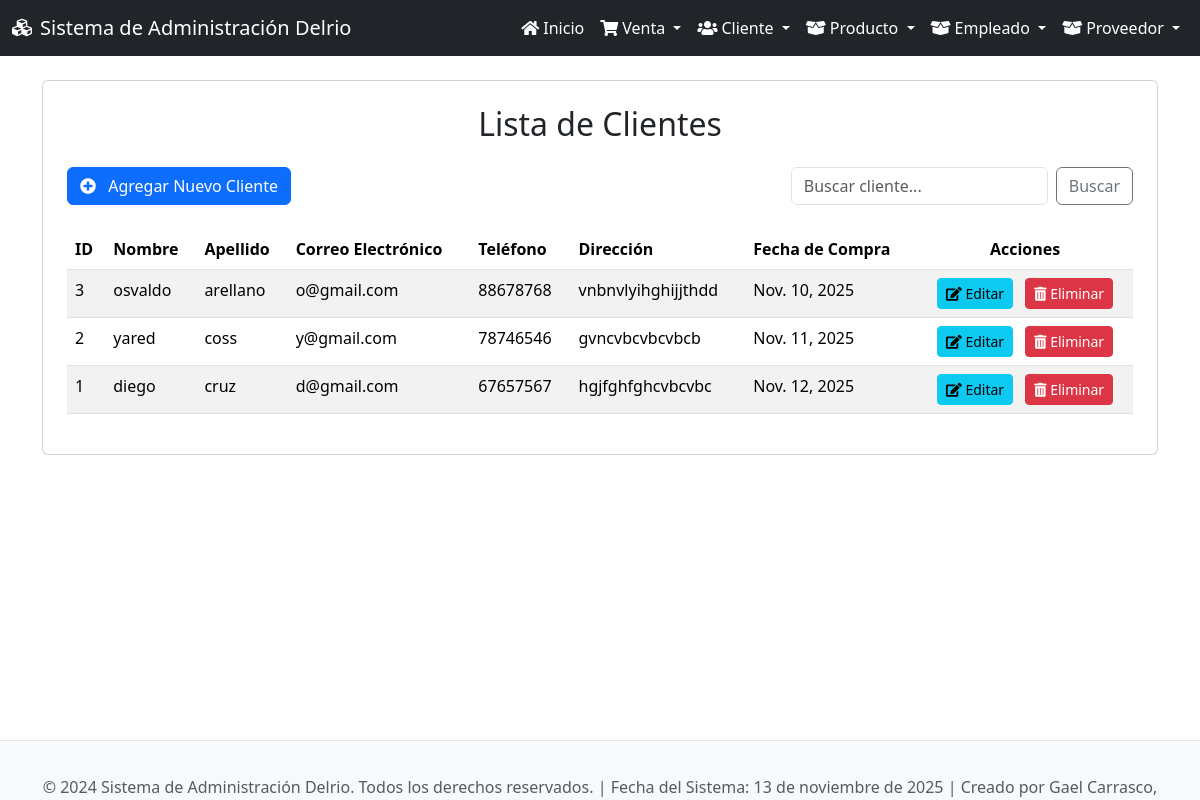
/clientes/, run on the app's committed database.
### app_Delrio/models.py (models this page shows, shortened)
class Cliente(models.Model):
    nom_clie = models.CharField(max_length=100)
    apellido_clie = models.CharField(max_length=100)
    C_E_clie = models.CharField(max_length=100)  # Correo electrónico
    tel_clie = models.CharField(max_length=20)
    direc_clie = models.TextField()
    fech_compra = models.DateField()

### app_Delrio/views.py (the view)
# urls.py: path('clientes/', views.ver_clientes, name='ver_clientes'),
def ver_clientes(request):
    query = request.GET.get('q')
    if query:
        clientes = Cliente.objects.filter(
            Q(nom_clie__icontains=query) |
            Q(apellido_clie__icontains=query) |
            Q(C_E_clie__icontains=query)
        ).order_by('apellido_clie')
    else:
        clientes = Cliente.objects.all().order_by('apellido_clie')
    return render(request, 'clientes/ver_clientes.html', {'clientes': clientes})

### app_Delrio/templates/clientes/ver_clientes.html (shortened to what this page needs)
{% extends 'base.html' %}
{% block content %}
<div class="card p-4">
    <h2 class="card-title text-center mb-4">Lista de Clientes</h2>
    <div class="mb-4 d-flex justify-content-between align-items-center">
        <a href="{% url 'agregar_cliente' %}" class="btn btn-primary">
            <i class="fas fa-plus-circle me-2"></i> Agregar Nuevo Cliente
        </a>
        <form class="d-flex" role="search" method="GET" action="{% url 'ver_clientes' %}">
            <input class="form-control me-2" type="search" placeholder="Buscar cliente..." aria-label="Search" name="q" value="{{ request.GET.q }}">
            <button class="btn btn-outline-secondary" type="submit">Buscar</button>
        </form>
    </div>
    {% if clientes %}
    <div class="table-responsive">
        <table class="table table-hover table-striped">
            <thead>
                <tr>
                    <th scope="col">ID</th>
                    <th scope="col">Nombre</th>
                    <th scope="col">Apellido</th>
                    <th scope="col">Correo Electrónico</th>
                    <th scope="col">Teléfono</th>
                    <th scope="col">Dirección</th>
                    <th scope="col">Fecha de Compra</th>
                    <th scope="col" class="text-center">Acciones</th>
                </tr>
            </thead>
            <tbody>
                {% for cliente in clientes %}
                <tr>
                    <td>{{ cliente.id }}</td>
                    <td>{{ cliente.nom_clie }}</td>
                    <td>{{ cliente.apellido_clie }}</td>
                    <td>{{ cliente.C_E_clie }}</td>
                    <td>{{ cliente.tel_clie }}</td>
                    <td>{{ cliente.direc_clie }}</td>
                    <td>{{ cliente.fech_compra }}</td>
                    <td class="text-center">
                        <a href="{% url 'actualizar_cliente' cliente.id %}" class="btn btn-info btn-sm me-2" title="Editar">
                            <i class="fas fa-edit"></i> Editar
                        </a>
                        <a href="{% url 'borrar_cliente' cliente.id %}" class="btn btn-danger btn-sm" title="Eliminar">
                            <i class="fas fa-trash-alt"></i> Eliminar
                        </a>
                    </td>
                </tr>
                {% endfor %}
            </tbody>
        </table>
    </div>
    {% else %}
    <div class="alert alert-warning text-center" role="alert">
        No hay clientes registrados o no se encontraron resultados para la búsqueda.
    </div>
    {% endif %}
</div>
<link rel="stylesheet" href="https://cdnjs.cloudflare.com/ajax/libs/font-awesome/5.15.4/css/all.min.css">
{% endblock %}

### app_Delrio/templates/base.html (style rules this page uses)
body { display: flex; flex-direction: column; min-height: 100vh; }

### data on the page
Cliente: id "3", nom_clie "osvaldo", apellido_clie "arellano", C_E_clie "o@gmail.com", tel_clie "88678768", direc_clie "vnbnvlyihghijjthdd", fech_compra "Nov. 10, 2025"
Cliente: id "2", nom_clie "yared", apellido_clie "coss", C_E_clie "y@gmail.com", tel_clie "78746546", direc_clie "gvncvbcvbcvbcb", fech_compra "Nov. 11, 2025"
Cliente: id "1", nom_clie "diego", apellido_clie "cruz", C_E_clie "d@gmail.com", tel_clie "67657567", direc_clie "hgjfghfghcvbcvbc", fech_compra "Nov. 12, 2025"
